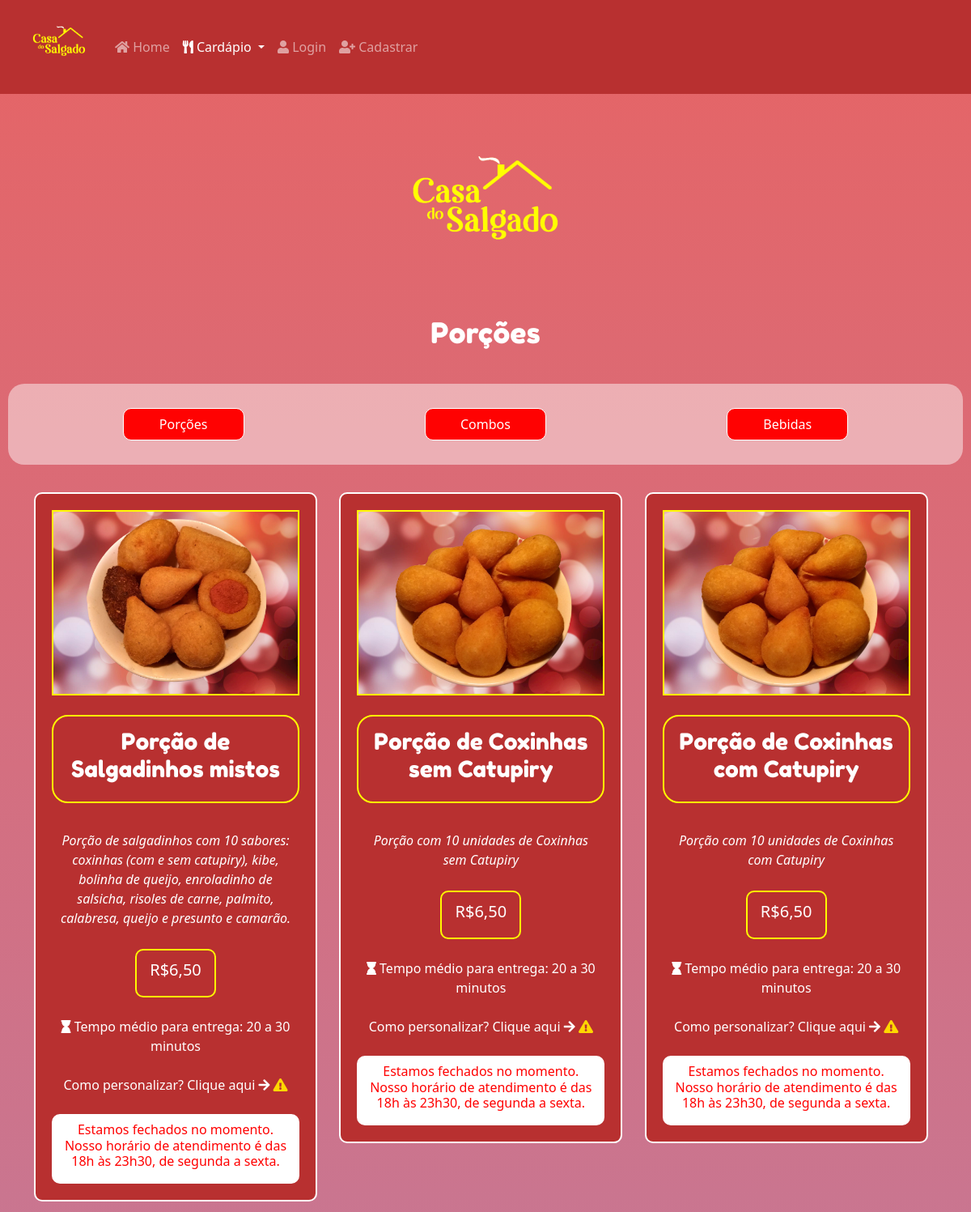
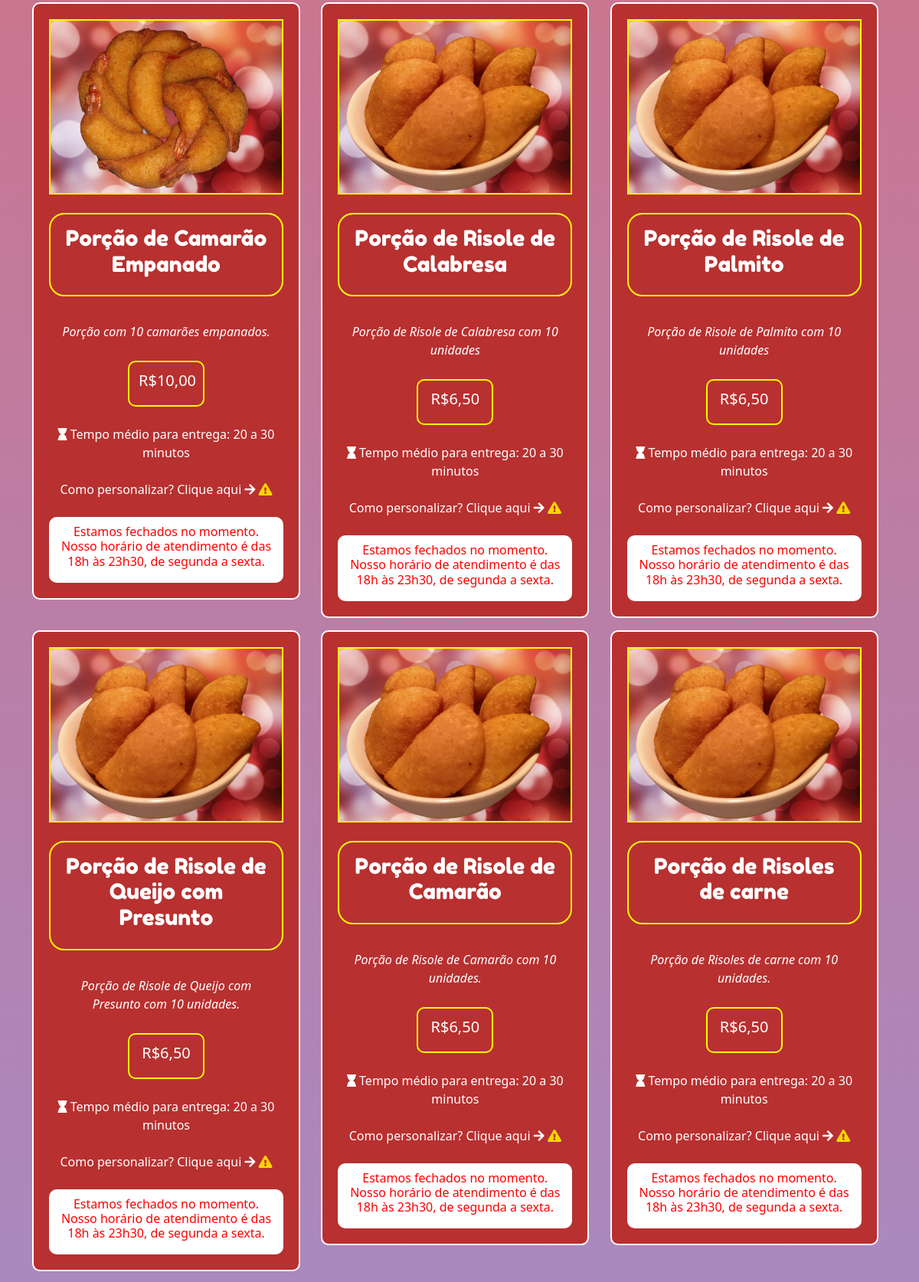
Page /views/pages/salgadinhos.php (upper part) on the committed database (2 pictures, top to bottom).
### tables this page shows
CREATE TABLE IF NOT EXISTS `produtos` (
  `id_produto` int NOT NULL,
  `produto` varchar(100) NOT NULL,
  `valor_unitario` float NOT NULL,
  `descricao` varchar(255) NOT NULL,
  `imagem` varchar(255) NOT NULL,
  `categoria` enum('0','1','2','3','4') NOT NULL DEFAULT '0' COMMENT '0= nulo, 1=lanche, 2=bebida, 3=combo, 4=Yakisoba',
  `dt_cadastro_produto` date NOT NULL
);

### controllers/functions/product_function/product_function.php (called while the page is built, shortened)
<?php
function getPorcoes($pdo){
	$sql = "SELECT * FROM produtos WHERE categoria = 2 ORDER BY id_produto DESC";
	$stmt = $pdo->prepare($sql);
	$stmt->execute();
	return $stmt->fetchAll(PDO::FETCH_ASSOC);
}

### views/pages/includes/cart-box.php (the view)
<div class="container" style="margin: auto;">
      <div class="row row-cols-1 row-cols-sm-2 row-cols-md-3 g-3">
      <?php foreach($products as $product) : ?>
        <div class="col" style="min-width: 300px;">
        <div class="wow fadeInDown">
          <div class="bloco-carrinho_item">
            <div class="img_dashboard">
              <img src="<?php echo $product['imagem']?>"  width="100%" height="225"  role="img">
            </div><br>
            <div class="titulo-item"><h3 class="card-title"><?php echo $product['produto']?></h3></div><br>
            <div class="descricao"><p><i><?php echo $product['descricao']?></i></p></div>
              <div class="valor"><h5>R$<?php echo number_format($product['valor_unitario'], 2, ',', '.')?></h5></div><br>
                <div><i class="fa fa-hourglass" aria-hidden="true"></i> Tempo médio para entrega: 20 a 30 minutos</div><br>
                <a data-toggle="modal" data-target="#AlertaSabores">
                Como personalizar? Clique aqui <i class="fas fa-arrow-right"></i> <i class="fas fa-exclamation-triangle" style="color:gold; cursor: pointer;"></i>
                </a><br><br>
                <div class="botao">
               <?php
                $bloqueioCliente = horarioFuncionamento();
                if ($bloqueioCliente == false){
                  echo '<p><a class="btn btn-warning" href="../cart/cart.php?acao=add&id='.$product['id_produto'].'" class="card-link">Adicionar ao Carrinho</a></p>';
                }else{
                  echo $bloqueioCliente;
                }
                ?>
                </div>
            </div>
          </div>
        </div>
        <?php endforeach;?>
      </div>
    </div>

### views/pages/includes/header.php (shortened to what this page needs)
<!DOCTYPE HTML>
    <html lang="pt-br">
    <link rel="stylesheet" href="https:/use.fontawesome.com/releases/v5.7.2/css/all.css">
    <link href="https:/cdn.jsdelivr.net/npm/boxicons@latest/css/boxicons.min.css" rel="stylesheet">
    <head>
        <link href="../../views/public/css/bootstrap.min.css" rel="stylesheet">
        <link href="../../views/public/css/bootstrap.css" rel="stylesheet">
        <link rel="stylesheet" type="text/css" href="../../views/public/css/normalize.css">
        <link rel="stylesheet" type="text/css"  href="../../views/public/css/animate.css">
        <link  href="../../views/public/css/cart.css" rel="stylesheet">
        <link  href="../../views/public/css/itens-cart.css" rel="stylesheet">
        <link  href="../../views/public/css/styles.css" rel="stylesheet">
    </head>
<body class="body">

### views/pages/includes/navbar.php (shortened to what this page needs)
<div class="navibar-color">
<nav class="navbar navbar-expand-lg navbar-dark ">
  <div class="container-fluid">
    <a class="navbar-brand" href="./dashboard.php"><img src="../public/img/casaamarela.png" alt="logo-casa-dos-salgados-amarelo" width="90"/></a>
    <div class="collapse navbar-collapse" id="navbarSupportedContent">
      <ul class="navbar-nav me-auto mb-2 mb-lg-0">
        <li class="nav-item">
            <a class="nav-link" aria-current="page" href="./dashboard.php"><i class="fa fa-home" aria-hidden="true"></i> Home</a>
            <li class="nav-item dropdown">
                <a class="nav-link dropdown-toggle" style="color: white;" href="#" id="navbarDropdown" role="button" data-toggle="dropdown" aria-haspopup="true" aria-expanded="false">
                <i class="fas fa-utensils" ></i> Cardápio
                </a>
            </li>
            <?php if(!isset($_SESSION["loggedin"])): ?>
              <li class="nav-item">
            <a class="nav-link" href="../../views/login/login.php"><i class="fa fa-user" aria-hidden="true"></i> Login</a>
            </li>
            <li class="nav-item">
            <a class="nav-link" href="../../views/login/register.php"><i class="fa fa-user-plus" aria-hidden="true"></i> Cadastrar</a>
            </li>
            <?php endif; ?>
      </ul>
    </div>
  </div>
  </nav>
</div>

### views/pages/salgadinhos.php (shortened to what this page needs)
<?php
include_once "../../models/config.php";
require_once "../../controllers/functions/product_function/product_function.php";
require_once "../../controllers/functions/global-functions/opening-hours.php";
?>
<?php include "../pages/includes/header.php"; ?>
<?php include "../pages/includes/navbar.php"; ?>
<div class="text-center"><br>
  <?php include_once "../public/includes/logo-amarelo.php"; ?>
  <h3 style="color: white; font-size: 220%;">Porções</h3><br>
  <div class="wow bounceInLeft"><div class="categoria">
    <div class="sessao_categorias"><a href="#">Porções</a></div>
    <div class="sessao_categorias"><a href="./combos.php">Combos</a></div>
    <div class="sessao_categorias"><a href="./bebidas.php">Bebidas</a></div>
  </div></div><br>
  <?php
  $products = getPorcoes($pdo);
  ?>
  <main>
    <?php include "../pages/includes/cart-box.php"; ?>
  </main>
</div>
<?php include "../pages/includes/footer.php"; ?>

### views/public/includes/logo-amarelo.php
<div class="text-center">
    <div class="wow fadeInDown">
        <a href="#">
            <img src="../public/img/casaamarela.png" width="250"/>
        </a>
    </div>
</div>

### controllers/functions/global-functions/opening-hours.php (shortened to what this page needs)
<?php
function horarioFuncionamento() {
    $hora = date("H:m");
    $abre = "18:00";
    $fecha = "23:30";
    if($hora < $abre || $hora > $fecha )
    return "<div class='box-form' style='background: white; padding: 10px; border-radius: 10px'><h6 style='color: red'>Estamos fechados no momento. Nosso horário de atendimento é das 18h às 23h30, de segunda a sexta.</h6></div>";
      else if(!isset($_SESSION["loggedin"]) || $_SESSION["loggedin"] !== true)
        return "<h3 style='color: red; background: white; padding: 10px; border-radius: 10px'>Faça login e peça em instantes!</h3>";
    else
      return "";
}

### views/pages/includes/footer.php (shortened to what this page needs)
<br>
</body>
</html>

### views/public/css/cart.css (style rules this page uses)
a { text-decoration: none; transition-duration: 0.3s; color: black; }

### views/public/css/styles.css (style rules this page uses)
body { background: linear-gradient(#e66465, #9198e5); background-size: 100vh; }
h1, h2, h3 { font-family: 'Fredoka One', cursive; }
.navibar-color { background-color: #b83030; }
.botao { display: flex; justify-content: center; align-items: center; text-align: center; }
.categoria { height: 100px; width: auto; display: flex; justify-content: center; justify-content: space-evenly; padding: 30px; background-color: rgba(255, 255, 255, 0.459); border-radius: 20px; margin: 10px; }
.sessao_categorias { border: 1px solid white; width: 150px; height: 40px; margin: auto; border-radius: 10px; cursor: pointer; background-color: rgb(255, 2, 2); color: white; text-align: center; transition-duration: 0.3s; padding: 7px; border-radius: 10px; }
.sessao_categorias a { text-decoration: none; color: white; }
.bloco-carrinho_item { background-color: #b83030; padding: 20px; color: white; border: 2px solid rgb(255, 255, 255); max-width: 350px; border-radius: 10px; }
.img_dashboard { border: 2px solid rgb(255, 251, 0); }
.descricao { padding: 10px; text-decoration: none; }
.valor { margin: auto; border-radius: 10px; padding: 12px; max-width: 100px; border: 2px solid rgb(255, 251, 0); }
.titulo-item { padding: 15px; border: 2px solid rgb(255, 251, 0); border-radius: 20px; }

### views/pages/includes/header.php (style rules this page uses)
.body { overflow: hidden; }

### rows in the picture
produtos: imagem (picture), produto "Porção de Salgadinhos mistos", descricao "Porção de salgadinhos com 10 sabores: coxinhas (com e sem catupiry), kibe, bolinha de queijo, enroladinho de salsicha, risoles de carne, palmito, calabresa, queijo e presunto e camarão.", valor_unitario "6,50"
produtos: imagem (picture), produto "Porção de Coxinhas sem Catupiry", descricao "Porção com 10 unidades de Coxinhas sem Catupiry", valor_unitario "6,50"
produtos: imagem (picture), produto "Porção de Coxinhas com Catupiry", descricao "Porção com 10 unidades de Coxinhas com Catupiry", valor_unitario "6,50"
produtos: imagem (picture), produto "Porção de Camarão Empanado", descricao "Porção com 10 camarões empanados.", valor_unitario "10,00"
produtos: imagem (picture), produto "Porção de Risole de Calabresa", descricao "Porção de Risole de Calabresa com 10 unidades", valor_unitario "6,50"
produtos: imagem (picture), produto "Porção de Risole de Palmito", descricao "Porção de Risole de Palmito com 10 unidades", valor_unitario "6,50"
produtos: imagem (picture), produto "Porção de Risole de Queijo com Presunto", descricao "Porção de Risole de Queijo com Presunto com 10 unidades.", valor_unitario "6,50"
produtos: imagem (picture), produto "Porção de Risole de Camarão", descricao "Porção de Risole de Camarão com 10 unidades.", valor_unitario "6,50"
produtos: imagem (picture), produto "Porção de Risoles de carne", descricao "Porção de Risoles de carne com 10 unidades.", valor_unitario "6,50"
